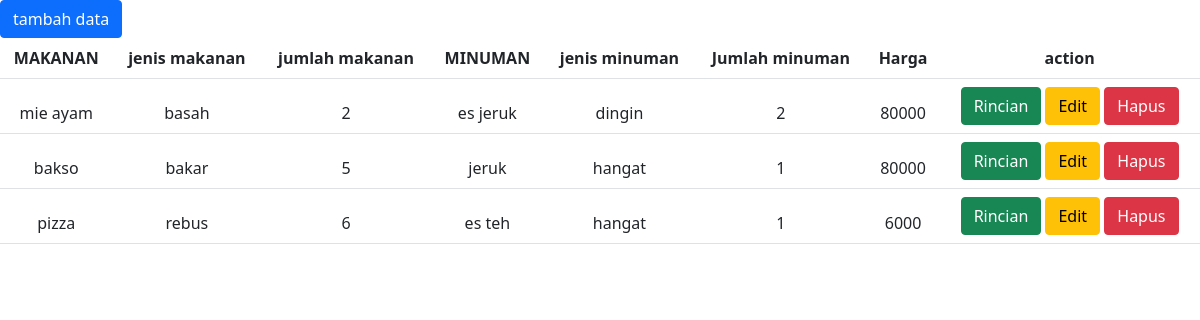
The page / on the database its author committed.
### task/models.py (models this page shows)
class Task(models.Model):
    makanan = models.TextField(default='', max_length= 200)
    jenismakanan = models.CharField(max_length=20)
    jumlahmakanan = models.IntegerField(default=0)
    minuman = models.TextField(default='' ,max_length= 200)
    jenisminuman = models.CharField(max_length=20)
    jumlahminuman = models.IntegerField(default=0)
    harga = models.IntegerField(default=0)

### task/views.py (the view)
def index (request) :
    data = models.Task.objects.all()
    print (data)
    return render(request, 'index.html', {
    'data': data,
    })

### task/templates/index.html (shortened to what this page needs)
<!DOCTYPE html>
<html lang="en">
<head>
    <link href="https://cdn.jsdelivr.net/npm/bootstrap@5.0.2/dist/css/bootstrap.min.css" rel="stylesheet">
</head>
<body>
    <a type="button" class="btn btn-primary" href="tambah/">tambah data</a>
    <table class="table" >
        <thead>
          <tr>
            <th scope="col">MAKANAN</th>
            <th scope="col">jenis makanan</th>
            <th scope="col">jumlah makanan</th>
            <th scope="col">MINUMAN</th>
            <th scope="col">jenis minuman</th>
            <th scope="col">Jumlah minuman</th>
            <th scope="col">Harga</th>
            <th scope="col">action</th>
          </tr>
              {% for d in data%}
          <tr>
              <td>{{d.makanan}}</td>
              <td>{{d.jenismakanan}}</td>
              <td>{{d.jumlahmakanan}}</td>
              <td>{{d.minuman}}</td>
              <td>{{d.jenisminuman}}</td>
              <td>{{d.jumlahminuman}}</td>
              <td>{{d.harga}}</td>
                    <td>
                        <a type="button"class="btn btn-success" href="{{d.id}}/detail?">Rincian</a>
                        <a type="button"class="btn btn-warning" href="{{d.id}}/update">Edit</a>
                        <a type="button"class="btn btn-danger" href="{{d.id}}/delete">Hapus</a>
                    </td>
                </tr>
          {% endfor %}
      </table>
</body>
</html>

### task/templates/index.html (style rules this page uses)
.table { text-align: center; }

### rows shown on the page
Task: makanan "mie ayam", jenismakanan "basah", jumlahmakanan "2", minuman "es jeruk", jenisminuman "dingin", jumlahminuman "2", harga "80000"
Task: makanan "bakso", jenismakanan "bakar", jumlahmakanan "5", minuman "jeruk", jenisminuman "hangat", jumlahminuman "1", harga "80000"
Task: makanan "pizza", jenismakanan "rebus", jumlahmakanan "6", minuman "es teh", jenisminuman "hangat", jumlahminuman "1", harga "6000"
